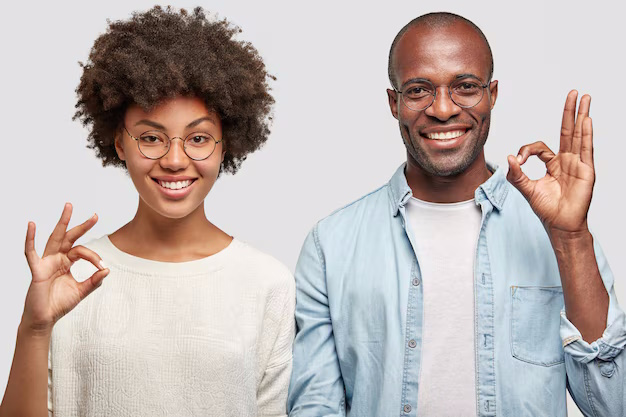
#> input picture Lab-3/images/people.jpg, 626 x 417 px
$ python face_image.py
#> lines starting #> are read from the running program, lines starting #| are printed output that depends on the picture; after the words box and inside, x2 and y2 are one past the last pixel; in counts of white or black regions, pixels touching at a corner belong together
import cv2
import sys

# [10 lines of commented-out code are left out]

if (len(sys.argv) < 2):
    file = 'images/people.jpg'
else:
    file = sys.argv[1]

if (len(sys.argv) < 3):
    face_cascade = cv2.CascadeClassifier('classifiers/haarcascade_frontalface_alt2.xml')
else:
    face_cascade = cv2.CascadeClassifier(sys.argv[2])

image = cv2.imread(file)
#> image is the input picture: shape (417, 626, 3); mean B, G, R 179.6, 182.1, 192.3

grayimage = cv2.cvtColor(image, cv2.COLOR_BGR2GRAY)
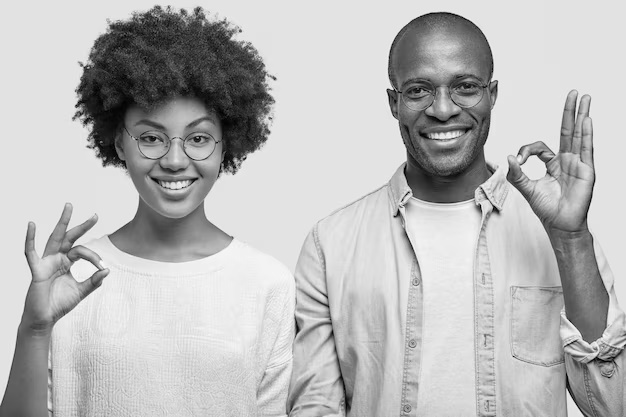
#> grayimage: shape (417, 626); min 0, max 254, mean 184.9
faces = face_cascade.detectMultiScale(grayimage, 1.3, 5)
#> faces = [[384, 42, 117, 117], [118, 95, 111, 111]]

for x,y,w,h in faces:
    cv2.rectangle(image, (x,y), (x+w, y+h), (255,255,0), 2)
#> this loop made 2 passes
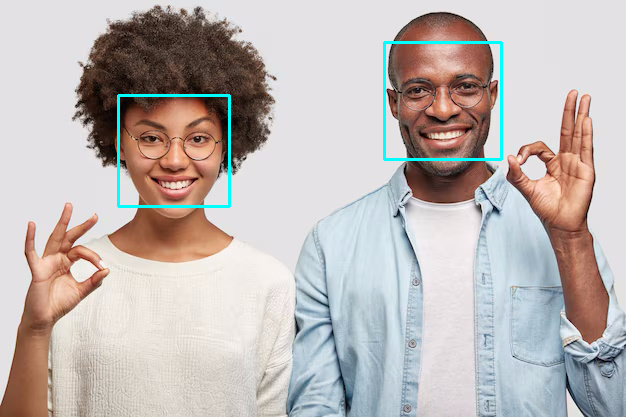
#> image: shape (417, 626, 3); 1.05% of pixels changed, all inside (x1, y1, x2, y2) = (117, 41, 503, 208)
    # roi_gray = grayimage[y:y+h, x:x+w]
    # roi_color = image[y:y+h, x:x+w]

cv2.imshow('Face', image)
cv2.waitKey(0)

cv2.destroyAllWindows()
